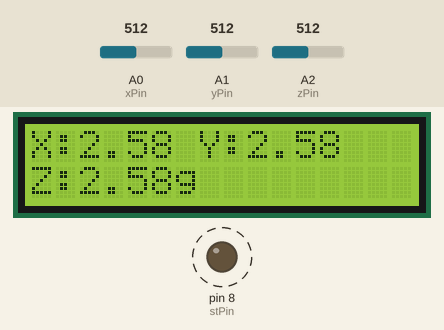
Bench run of a sketch on a simulated Arduino Uno, built with avr-gcc and run on an emulated ATmega328P. On the bench: 16×2 character LCD, output pins drawn as LEDs (lit = HIGH). Dashed ring = blinking. Inputs (shaded band) come from the test bench; at power-on: A0 (xPin) = 512, A1 (yPin) = 512, A2 (zPin) = 512. What the sketch prints to the serial monitor is not drawn.

Above: at 1.2 s.
1.3 s: A0 (xPin) set to 716
At 4.44 s:
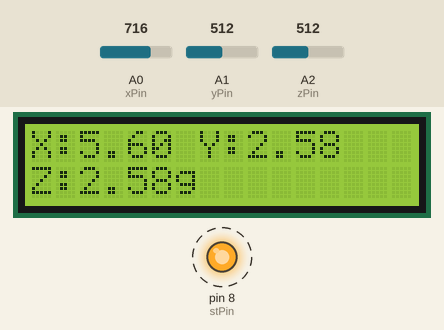
5.4 s: A1 (yPin) set to 716
At 7.5 s:
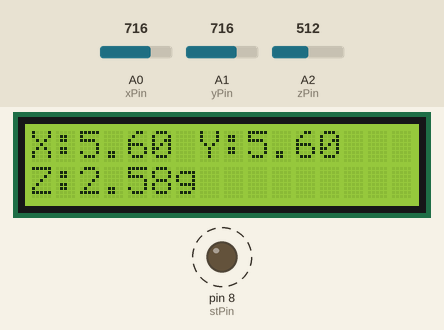
9.5 s: A2 (zPin) set to 716
At 11.7 s:
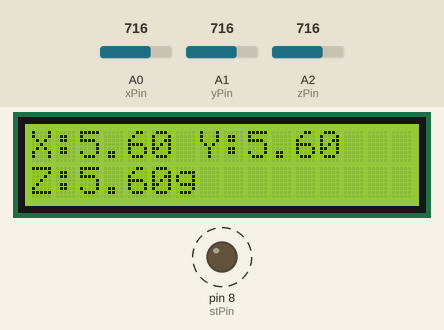
13.6 s: A0 (xPin) set to 900
At 15.9 s:
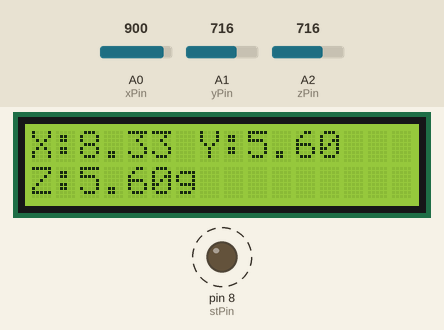
17.7 s: A1 (yPin) set to 900
At 20.2 s:
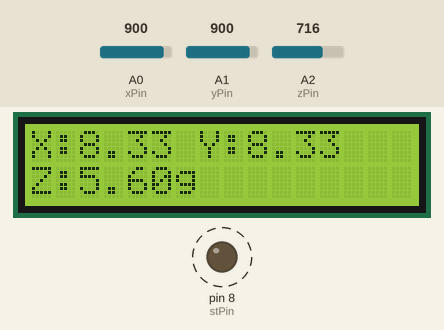
21.8 s: A2 (zPin) set to 900
At 24.4 s:
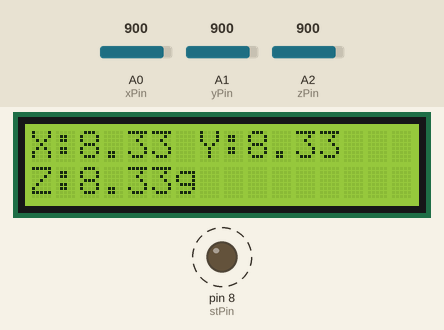
Timing chart, 0 to 26.5 s (numbered marks = the images above; inputs shaded):
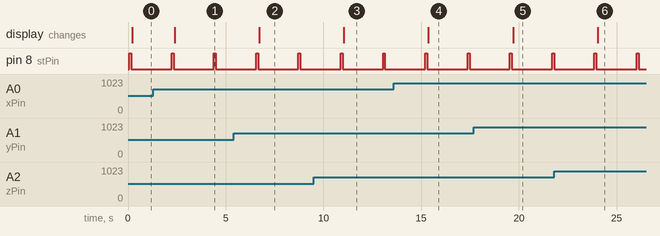

Measured:
- after the input at 1.3 s, the display: changes after 1.1 s (image 1)
- after the input at 5.4 s, the display: changes after 1.3 s (image 2)
- after the input at 9.5 s, the display: changes after 1.5 s (image 3)
- after the input at 13.6 s, the display: changes after 1.8 s (image 4)
- after the input at 17.7 s, the display: changes after 2.0 s (image 5)
- after the input at 21.8 s, the display: changes after 2.2 s (image 6)
- by itself, pin 8 (stPin): alternates HIGH for 0.10 s and LOW for 2.1 s

The sketch:

Self-TestSerialmonitor.ino
```cpp
#include <Wire.h>
#include <LiquidCrystal_I2C.h>

LiquidCrystal_I2C lcd(0x27, 16, 2);

const int xPin = A0;
const int yPin = A1;
const int zPin = A2;
const int stPin = 8;  // ADD THIS - ST pin connected to D8

// Constants for 3.3V ADXL335 with 5V Arduino reference
const float arduinoVref = 5.0;
const float adxlSupply = 3.3;
const float zeroG = adxlSupply / 2.0;
const float sensitivity = 0.33;

void setup() {
  lcd.init();
  lcd.backlight();
  Serial.begin(9600);

  pinMode(stPin, OUTPUT);     // ADD THIS - Configure ST pin as output
  digitalWrite(stPin, LOW);   // ADD THIS - Start with self-test off
}

void loop() {
  // Read baseline values
  int xRaw = analogRead(xPin);
  int yRaw = analogRead(yPin);
  int zRaw = analogRead(zPin);

  float xVolt = (xRaw * arduinoVref) / 1023.0;
  float yVolt = (yRaw * arduinoVref) / 1023.0;
  float zVolt = (zRaw * arduinoVref) / 1023.0;

  Serial.print("BASELINE - X: "); Serial.print(xVolt, 3);
  Serial.print("V, Y: "); Serial.print(yVolt, 3);
  Serial.print("V, Z: "); Serial.print(zVolt, 3); Serial.println("V");

  // ADD THIS BLOCK - Self-test
  digitalWrite(stPin, HIGH);  // Activate self-test
  delay(100);                 // Wait for self-test to take effect

  // Read self-test values
  int xRawST = analogRead(xPin);
  int yRawST = analogRead(yPin);
  int zRawST = analogRead(zPin);

  float xVoltST = (xRawST * arduinoVref) / 1023.0;
  float yVoltST = (yRawST * arduinoVref) / 1023.0;
  float zVoltST = (zRawST * arduinoVref) / 1023.0;

  digitalWrite(stPin, LOW);   // Deactivate self-test

  // Calculate and display changes
  float xDelta = xVoltST - xVolt;
  float yDelta = yVoltST - yVolt;
  float zDelta = zVoltST - zVolt;

  Serial.print("SELF-TEST - X: "); Serial.print(xVoltST, 3);
  Serial.print("V, Y: "); Serial.print(yVoltST, 3);
  Serial.print("V, Z: "); Serial.print(zVoltST, 3); Serial.println("V");

  Serial.print("CHANGES - dX: "); Serial.print(xDelta, 3);
  Serial.print("V, dY: "); Serial.print(yDelta, 3);
  Serial.print("V, dZ: "); Serial.print(zDelta, 3); Serial.println("V");
  Serial.println("---");

  // Convert to acceleration for LCD display
  float x_g = (xVolt - zeroG) / sensitivity;
  float y_g = (yVolt - zeroG) / sensitivity;
  float z_g = (zVolt - zeroG) / sensitivity;

  lcd.setCursor(0, 0);
  lcd.print("X:");
  lcd.print(x_g, 2);
  lcd.print(" Y:");
  lcd.print(y_g, 2);

  lcd.setCursor(0, 1);
  lcd.print("Z:");
  lcd.print(z_g, 2);
  lcd.print("g        ");

  delay(2000); // Wait 2 seconds between self-tests
}
```
